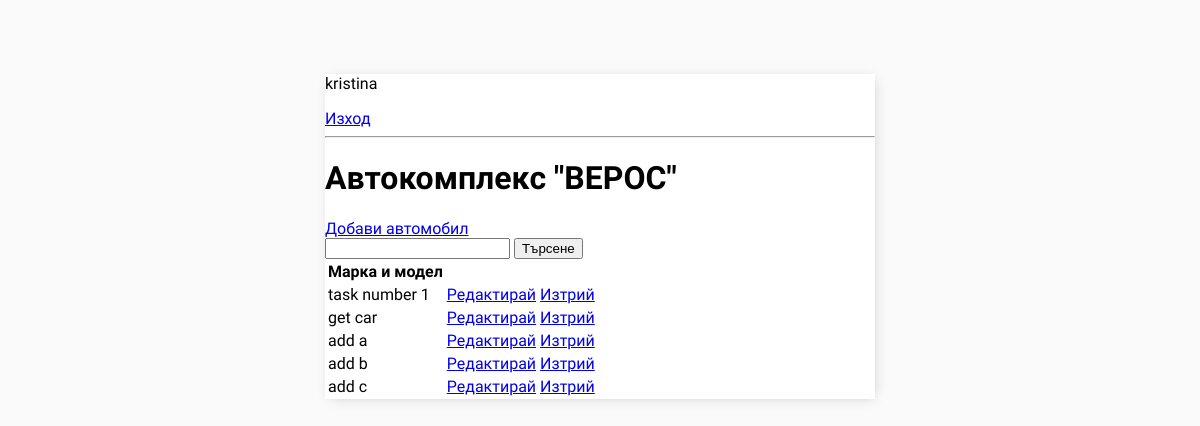
The page / (signed in) on the database its author committed.
### base/models.py (models this page shows, shortened)
class Task(models.Model):
    user = models.ForeignKey(
        User, on_delete=models.CASCADE,null=True,blank=True)
    title = models.CharField(max_length = 200)
    description = models.TextField(null=True,blank=True)
    complete = models.BooleanField(default=False)
    create = models.DateTimeField(auto_now_add=True)
    class Meta:
        ordering = ['complete']

### base/views.py (the view)
# urls.py: path('', TaskList.as_view(), name='tasks'),
class TaskList(LoginRequiredMixin, ListView):
    model = Task
    context_object_name = "tasks"
    def get_context_data(self, **kwargs):
        context = super().get_context_data(**kwargs)
        context['tasks'] = context['tasks'].filter(user=self.request.user)
        context['count'] = context['tasks'].filter(complete=False)
        search_input = self.request.GET.get('search-area') or ''
        if search_input:
            context['tasks'] = context['tasks'].filter(
                title__startswith=search_input)
        context['search_input'] = search_input
        return context

### base/templates/base/task_list.html
{% extends 'base/main.html' %}
{% block content %}
{% if request.user.is_authenticated %}
<p>{{request.user}}</p>
<a href="{% url 'logout' %}">Изход</a>
{% else %}
<a href="{% url 'login' %}">Вход</a>
{% endif %}
<hr>
<h1>Автокомплекс "ВЕРОС" {{color}}</h1>
<a href="{% url 'task-create' %}">Добави автомобил</a>
<form method="GET">
    <input type="text" name='search-area' value="{{search_input}}">
    <input type="submit" value="Търсене">
</form>
<table>
    <tr>
        <th>Марка и модел</th>
        <th></th>
    </tr>
    {% for task in tasks %}
    <tr>
        <td>{{task.title}}</td>
        <td><a href="{% url 'task-update' task.id %}">Редактирай</a></td>
        <td><a href="{% url 'task-delete' task.id %}">Изтрий</a></td>
    </tr>
    {% empty %}
        <h3>Няма добавени автомобили</h3>
    {% endfor %}
</table>
{% endblock content %}

### base/templates/base/main.html (style rules this page uses)
body { background-color:#FAFAFA; font-family: 'Prosto One', cursive; padding-top: 50px; }

### rows shown on the page
Task: title "task number 1"
Task: title "get car"
Task: title "add a"
Task: title "add b"
Task: title "add c"

### other values the page prints
{{ request.user }} "kristina"
